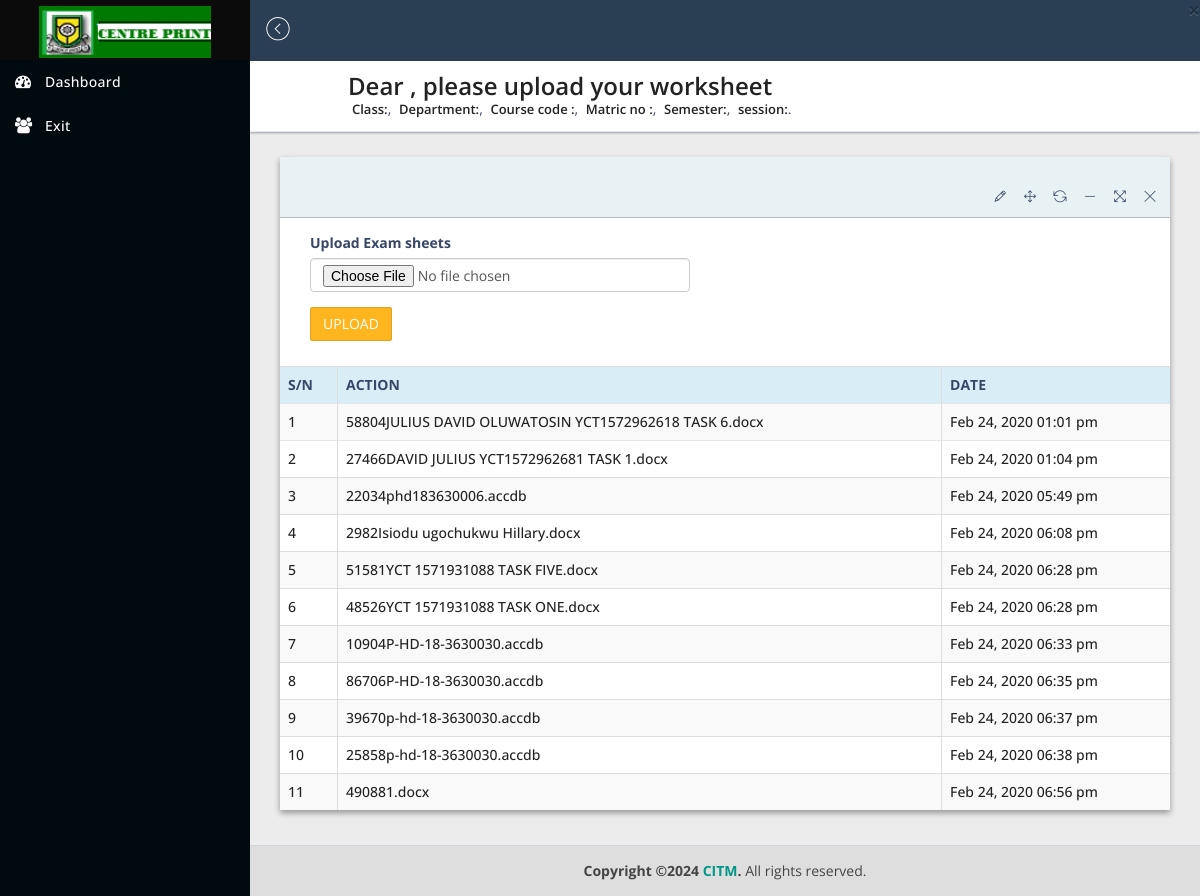
Page /uploadexam.php on the committed database.
### tables this page shows
CREATE TABLE `euploads` (
  `id` int NOT NULL AUTO_INCREMENT,
  `fulln` varchar(100) NOT NULL,
  `matno` varchar(100) NOT NULL,
  `courseid` varchar(100) NOT NULL,
  `filelink` varchar(100) NOT NULL,
  `dreg` varchar(100) NOT NULL,
  `statuz` varchar(100) NOT NULL DEFAULT '0',
  `ip` varchar(100) DEFAULT NULL,
  PRIMARY KEY (`id`)
);

### pop.php (called while the page is built, shortened)
<?php
$sefullnn = $_SESSION['fulln'];
?>

### uploadexam.php (the view, shortened to what this page needs)
<?php
require_once("pop.php");
?>
<!DOCTYPE html>
<html lang="en">
<head>
      <link href="assets/bootstrap/css/style.css" rel="stylesheet" type="text/css"/>
      <link href="assets/plugins/jquery-ui-1.12.1/jquery-ui.min.css" rel="stylesheet" type="text/css"/>
      <link href="assets/bootstrap/css/bootstrap.min.css" rel="stylesheet" type="text/css"/>
      <link href="assets/plugins/lobipanel/lobipanel.min.css" rel="stylesheet" type="text/css"/>
      <link href="assets/plugins/pace/flash.css" rel="stylesheet" type="text/css"/>
      <link href="assets/font-awesome/css/font-awesome.min.css" rel="stylesheet" type="text/css"/>
      <link href="assets/pe-icon-7-stroke/css/pe-icon-7-stroke.css" rel="stylesheet" type="text/css"/>
      <link href="assets/themify-icons/themify-icons.css" rel="stylesheet" type="text/css"/>
      <link href="assets/dist/css/stylecrm.css" rel="stylesheet" type="text/css"/>
   </head>
   <body class="hold-transition sidebar-mini">
      <div class="wrapper">
      <header class="main-header">
            <a href="index-2.html" class="logo">
               <span class="logo-lg">
               <img src="assets/dist/img/logss.png" alt="">
               </span>
            </a>
            <nav class="navbar navbar-static-top">
               <a href="#" class="sidebar-toggle" data-toggle="offcanvas" role="button">
                  <span class="pe-7s-angle-left-circle"></span>
               </a>
                 <button type="button" class="close">×</button>
             </div>
             <div class="navbar-custom-menu">
                  <ul class="nav navbar-nav">
                     <li class="dropdown messages-menu">
                        <a href="#" class="dropdown-toggle admin-notification" data-toggle="dropdown">
                        <span class="label label-primary">5</span>
                        </a>
               </div>
        <?php require_once("rsidebar.php") ?>
         <div class="content-wrapper">
            <section class="content-header">
               <div class="header-title">
                  <h1>Dear <?php echo $sefullnn;?>, please upload your worksheet</h1>
                  <small> Class: <?php echo $clazz; ?></small>,
                  <small> Department: <?php echo $dept; ?></small>,
                  <small>Course code : <?php echo $seexam;?> </small>,
                  <small> Matric no :<?php echo $sematric;?></small>,
                  <small> Semester: <?php echo $semeg;?></small>,
                  <small>session: <?php echo $sessny;?></small>.
               </div>
            </section>
            <section class="content">
               <div class="row">
                  <div class="col-sm-12">
                     <div class="panel panel-bd lobidrag">
                        <div class="panel-heading">
                        </div>
                        <div class="panel-body">
                           <form class="col-sm-6" method="POST" action="" enctype="multipart/form-data">
                              <div class="form-group">
                                 <label>Upload Exam sheets </label>
                                 <input type="file" name="filelink" class="form-control" placeholder="please upload your your file" required>
                              </div>
                              <div>
                                <button type="submit" name="submit" class="btn btn-warning">UPLOAD</button>
                             </div>
                              </div>
                            <div class="table-responsive">
                              <table id="dataTableExample1" class="table table-bordered table-striped table-hover">
                                 <thead>
                                    <tr class="info">
                                       <th>S/N</th>
                                       <th>ACTION</th>
                                       <th>DATE</th>
                                    </tr>
                                 </thead>
                                 <tbody>
            <?php
            $bisola = mysqli_query($conn, "SELECT * FROM euploads where fulln='$sefullnn'");                          $count = 1;
                                    while ($row = mysqli_fetch_assoc($bisola)) {
                                       $dreg = $row['dreg'];
                                       $fileName=$row['filelink'];
                                    ?>
                                    <tr>
                                       <td><?php echo $count;?></td>
                                       <td><?php echo $fileName;?></td>
                                       <td><?php echo $dreg;?></td>
                                    </tr>
                                    <?php $count++;} ?>
                                 </tbody>
                              </table>
                           </div>
                        </div>
                     </div>
                        </div>
                     </div>
         <footer class="main-footer">
            <strong>Copyright &copy;<?php echo date('Y');?> <a href="#">CITM</a>.</strong> All rights reserved.
         </footer>
   </body>
</html>

### rsidebar.php (shortened to what this page needs)
<aside class="main-sidebar">
           <div class="sidebar">
              <ul class="sidebar-menu">
                 <li class="active">
                    <a href="adminhome.php"><i class="fa fa-tachometer"></i><span>Dashboard</span>
                    </a>
                 </li>
                 <li >
                    <a href="exempt.php">
                    <i class="fa fa-users"></i><span>Exit</span>
                    </a>
                    </li>
                    </ul>
           </div>
        </aside>

### rows in the picture
euploads: filelink "58804JULIUS DAVID OLUWATOSIN YCT1572962618 TASK 6.docx", dreg "Feb 24, 2020 01:01 pm"
euploads: filelink "27466DAVID JULIUS YCT1572962681 TASK 1.docx", dreg "Feb 24, 2020 01:04 pm"
euploads: filelink "22034phd183630006.accdb", dreg "Feb 24, 2020 05:49 pm"
euploads: filelink "2982Isiodu ugochukwu Hillary.docx", dreg "Feb 24, 2020 06:08 pm"
euploads: filelink "51581YCT 1571931088 TASK FIVE.docx", dreg "Feb 24, 2020 06:28 pm"
euploads: filelink "48526YCT 1571931088 TASK ONE.docx", dreg "Feb 24, 2020 06:28 pm"
euploads: filelink "10904P-HD-18-3630030.accdb", dreg "Feb 24, 2020 06:33 pm"
euploads: filelink "86706P-HD-18-3630030.accdb", dreg "Feb 24, 2020 06:35 pm"
euploads: filelink "39670p-hd-18-3630030.accdb", dreg "Feb 24, 2020 06:37 pm"
euploads: filelink "25858p-hd-18-3630030.accdb", dreg "Feb 24, 2020 06:38 pm"
euploads: filelink "490881.docx", dreg "Feb 24, 2020 06:56 pm"
